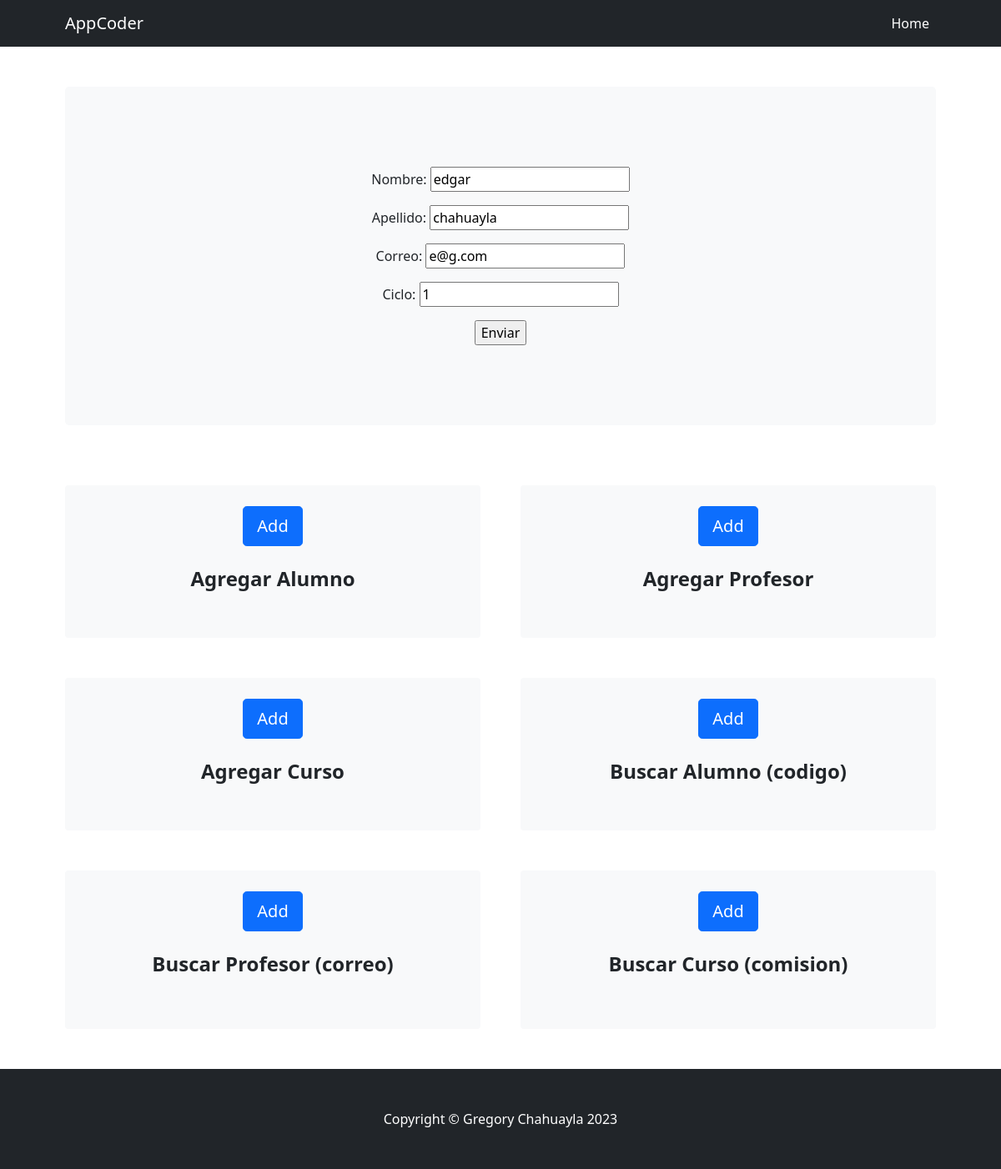
The app's page /AppCoder/edit_alum/edgar/ with its own data.
### AppCoder/models.py (models this page shows)
class Estudiante(models.Model):
    nombre = models.CharField(max_length=40)
    apellido = models.CharField(max_length=50)
    correo = models.EmailField(max_length=254)
    ciclo = models.IntegerField(default=0)

### AppCoder/views.py (the view)
# urls.py: path('edit_alum/<alumno_nombre>/', editar_alum, name="editar_alum"),
def editar_alum(request, alumno_nombre):
    alumno_elegido = Estudiante.objects.get(nombre=alumno_nombre)
    if request.method == 'POST':
        miForm = EstudianteForm(request.POST)
        if miForm.is_valid():
            infoDic = miForm.cleaned_data
            alumno_elegido.nombre = infoDic["nombre"]
            alumno_elegido.apellido = infoDic["apellido"]
            alumno_elegido.correo = infoDic["correo"]
            alumno_elegido.ciclo = infoDic["ciclo"]
            alumno_elegido.save()
            return render(request, "AppCoder/inicio.html")
    else:
        miForm = EstudianteForm(initial={"nombre": alumno_elegido.nombre,
                                         "apellido": alumno_elegido.apellido,
                                         "correo": alumno_elegido.correo,
                                         "ciclo": alumno_elegido.ciclo})
    return render(request, "AppCoder/edit_alum.html", {"form_alumno": miForm})

### AppCoder/forms.py
class EstudianteForm(forms.Form):
    nombre = forms.CharField()
    apellido = forms.CharField()
    correo = forms.EmailField()
    ciclo = forms.IntegerField()

### AppCoder/templates/AppCoder/edit_alum.html
{% extends "AppCoder/inicio.html" %}
{% block formulario %}
<form action="" method="POST"> {% csrf_token %}
    {{form_alumno.as_p}}
    <input type="submit" value="Enviar">
</form>
{% endblock %}

### records on screen
Estudiante: nombre "edgar", apellido "chahuayla", correo "e@g.com", ciclo "1"
